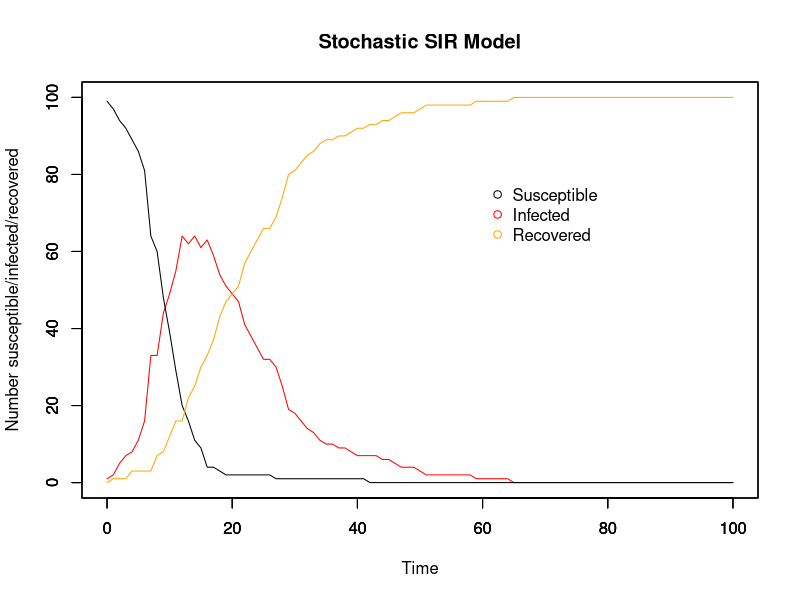
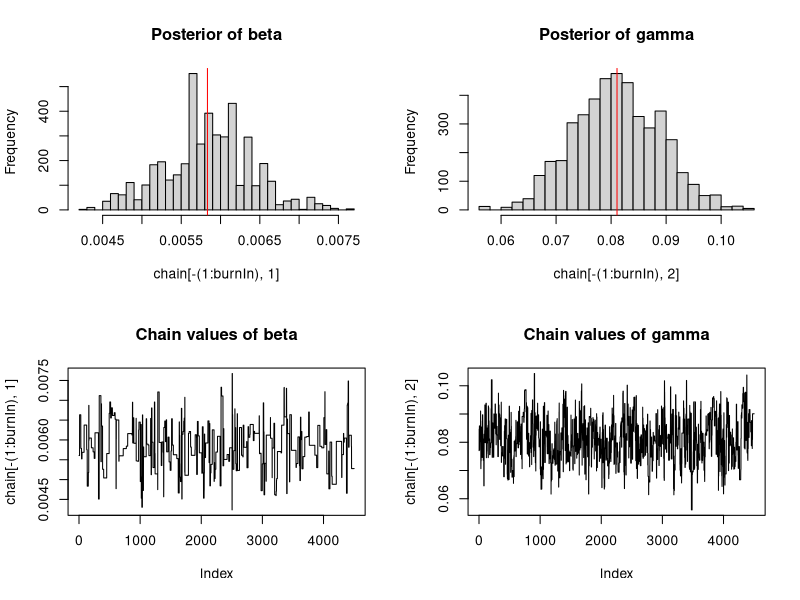
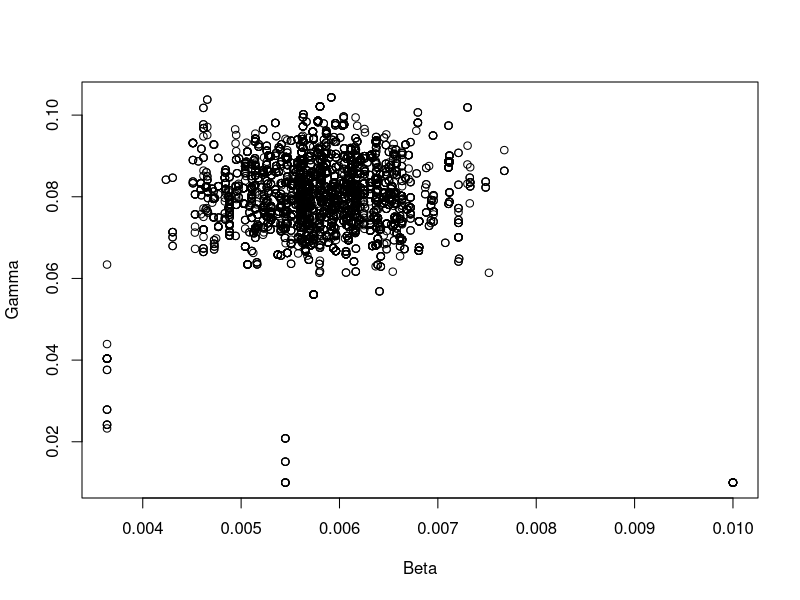

Here is the R script that generated these plots, in order:
## Stochastic model with MCMC
## 04/11/17

##########################
## Input values for SIR ##
##########################

# Time
timestep <- 1
times <- seq(0, 100, by = timestep)

# Initial population: N-1 susceptible, 1 infectious, 0 recovered
init.values = c(
  S = 100-1,
  I = 1,
  R = 0
)
N = sum(init.values)

# Beta & gammma
beta <- 5e-3
gamma <- 8e-2

###############
## The model ##
###############

# Array for holding collective disease status information for whole period of time
data <- array(0, dim =c(length(times), length(init.values)+3))
data[,1] <- times # make first column the timesteps to make plotting easier later on

#set.seed(22) # other good ones: 7, 14, 22, 30

# For loops for calculating the numbers susceptible, infected, and recovered at each timepoint
for (time in times){
  if (time == 0){ # Set up the number of S/I/R at time 0
    data[1,2] <- init.values["S"] # number of susceptibles at time 0
    data[1,3] <- init.values["I"] # number of infecteds at time 0
    data[1,4] <- init.values["R"] # number of recovereds at time 0
    data[1,5] <- init.values["I"] # number newly infected at time 0
    data[1,6] <- init.values["R"] # number newly recovered at time 0
      
  } else{
    whole_time <- 1/timestep * time # makes time into the whole number that it corresponds to in the array
    #inf <- rbinom(1, size = data[whole_time,2], prob = foi_t) # number who become infected in this timestep
    #rec <- rbinom(1, size = data[whole_time,3], prob = r_t)# number who become recovered in this timestep
    
    inf <- rbinom(1, size = data[whole_time,2], (1-(exp(-beta*data[whole_time,3]*timestep)))) # number who become infected in this timestep
    rec <- rbinom(1, size = data[whole_time,3], (1-(exp(-gamma*timestep)))) # number who become recovered in this timestep
      
    data[whole_time+1,2] <- data[whole_time,2] - inf # number of susceptibles at other times
      
    data[whole_time+1,3] <- data[whole_time,3]  + inf - rec # number of infecteds at other times
      
    data[whole_time+1,4] <- data[whole_time,4] + rec # number of recovereds at other times
    
    data[whole_time+1,5] <- data[whole_time+1,3] - data[whole_time,3] + data[whole_time+1,4] - data[whole_time,4] # number of newly infected
    
    data[whole_time+1,6] <- data[whole_time+1,4] - data[whole_time,4] # number of newly recovered
  }
}

###############
## SIR plots ##
###############

run_stoch <- data.frame(data) # make array into a dataframe
colnames(run_stoch) <- c("time","S", "I", "R", "new_I", "new_R")

par(mfrow = c(1,1))

# Plot for SIR model
plot(x = run_stoch$time, y = run_stoch$I, type = "line", col = "red", ylim = c(0,N),
     xlab = "Time", ylab = "Number susceptible/infected/recovered", main = "Stochastic SIR Model")
par(new=T)
plot(x = run_stoch$time, y = run_stoch$S, type = "line", ylim = c(0,N), ylab = "", xlab = "") # add susceptible line
par(new=T)
plot(x = run_stoch$time, y = run_stoch$R, type = "line", col = "orange", ylim = c(0,N), ylab = "", xlab = "") # recovered

# Add legend
legend(60, 0.8*N, c("Susceptible", "Infected", "Recovered"), pch = 1, col = c("black", "red", "orange"), bty = "n")

# Plot for newly infected and newly recovered
# plot(x = run_stoch$time, y = run_stoch$new_I, type = "line", col = "red", ylim = c(0,max(run_stoch$new_I)),
#      xlab = "Time", ylab = "Number newly infected/recovered", main = "New infections/recoveries")
# par(new=T)
# plot(x = run_stoch$time, y = run_stoch$new_R, type = "line", col = "orange", ylim = c(0,max(run_stoch$new_I)), ylab = "", xlab = "") # add susceptible line

##################################
## Likelihood, prior, posterior ##
##################################

# Likelihood distribution
likelihood <- function(param){
  beta = as.numeric(param[1])
  gamma = as.numeric(param[2])
  total = array(0, dim = (c(nrow(run_stoch))))

  for (i in 1:nrow(run_stoch)){
    betalikelihood = dbinom(run_stoch$new_I[i+1], run_stoch$S[i], (1-(exp(-beta*run_stoch$I[i]*timestep))), log = T)
    gammalikelihood = dbinom(run_stoch$new_R[i+1], run_stoch$I[i], (1-(exp(-gamma*timestep))), log = T)
    total[i] = betalikelihood + gammalikelihood
  }
  return(sum(total, na.rm = T))
}

# Prior distribution
prior <- function(param){
  beta = as.numeric(param[1])
  gamma = as.numeric(param[2])
  betaprior = dunif(beta, min = 0, max = 100, log = T)
  gammaprior = dunif(gamma, min = 0, max = 100, log = T)
  return(betaprior + gammaprior)
}

# Posterior distribution
posterior <- function(param){
  return (likelihood(param) + prior(param))
}

proposalfunction <- function(param){ 

  beta_prop = rnorm(1, mean = param[1], sd = 0.01)
  gamma_prop = rnorm(1, mean = param[2], sd = 0.01)
  return(c(beta_prop, gamma_prop))
}

run_metropolis_MCMC <- function(startvalue, iterations){
  chain = array(dim = c(iterations+1,2))
  chain[1,] = startvalue
  for (i in 1:iterations){
    proposal = proposalfunction(chain[i,])

    if (proposal[1] < 0.0 & proposal[2] < 0.0 ){
      chain[i+1,] = chain[i,]

    } else if (proposal[1] < 0.0 & proposal[2] >= 0.0){
      proposal[1] = chain[i,1]
      probab = posterior(proposal) - posterior(chain[i,])
      if (log(runif(1)) < probab){
        chain[i+1,] = proposal
      }else{
        chain[i+1,] = chain[i,]
      }

    } else if (proposal[1] >= 0.0 & proposal[2] < 0.0){
      proposal[2] = chain[i,2]
      probab = posterior(proposal) - posterior(chain[i,])
      if (log(runif(1)) < probab){
        chain[i+1,] = proposal
      }else{
        chain[i+1,] = chain[i,]
      }

    } else{
      probab = posterior(proposal) - posterior(chain[i,])
      if (log(runif(1)) < probab){
        chain[i+1,] = proposal
      }else{
        chain[i+1,] = chain[i,]
      }
    }
  }
  return(chain)
}

# Where to start the chain
startvalue <- c(0.01,0.01)

# Number of runs
iterations = 5000
#set.seed(4)
chain <- run_metropolis_MCMC(startvalue, iterations)

# The beginning of the chain is biased towards the starting point, so take them out
# normally burnin is 10%-50% of the runs
burnIn = 0.1*iterations
acceptance <- 1-mean(duplicated(chain[-(1:burnIn),]))

################
## MCMC Plots ##
################

par(mfrow = c(2,2))

hist(chain[-(1:burnIn),1],nclass=30, main="Posterior of beta")
abline(v = mean(chain[-(1:burnIn),1]), col = "red")

hist(chain[-(1:burnIn),2],nclass=30, main="Posterior of gamma")
abline(v = mean(chain[-(1:burnIn),2]), col = "red")

plot(chain[-(1:burnIn),1], type = "l", main = "Chain values of beta")

plot(chain[-(1:burnIn),2], type = "l", main = "Chain values of gamma")

# Plot beta vs. gamma
par(mfrow = c(1,1))
plot(x = chain[,1], y = chain[,2], xlab = "Beta", ylab = "Gamma")

########################################################################################################################

########################################################################################################################
